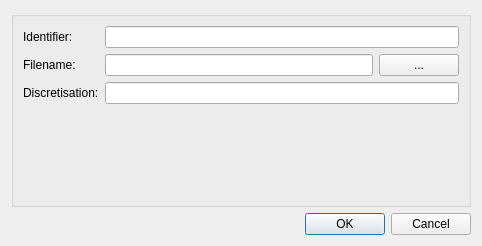
<?xml version="1.0" encoding="UTF-8"?>
<ui version="4.0">
 <class>Dialog</class>
 <widget class="QDialog" name="Dialog">
  <property name="geometry">
   <rect>
    <x>0</x>
    <y>0</y>
    <width>482</width>
    <height>246</height>
   </rect>
  </property>
  <property name="windowTitle">
   <string>Configure Export STL Surface Step</string>
  </property>
  <layout class="QGridLayout" name="gridLayout">
   <item row="0" column="0">
    <widget class="QGroupBox" name="configGroupBox">
     <property name="title">
      <string/>
     </property>
     <layout class="QFormLayout" name="formLayout">
      <item row="0" column="0">
       <widget class="QLabel" name="idLabel">
        <property name="text">
         <string>Identifier:  </string>
        </property>
       </widget>
      </item>
      <item row="0" column="1">
       <widget class="QLineEdit" name="idLineEdit"/>
      </item>
      <item row="1" column="0">
       <widget class="QLabel" name="fileLocLabel">
        <property name="text">
         <string>Filename:  </string>
        </property>
       </widget>
      </item>
      <item row="2" column="0">
       <widget class="QLabel" name="discLabel">
        <property name="text">
         <string>Discretisation:</string>
        </property>
       </widget>
      </item>
      <item row="2" column="1">
       <widget class="QLineEdit" name="discLineEdit"/>
      </item>
      <item row="1" column="1">
       <layout class="QHBoxLayout" name="horizontalLayout">
        <item>
         <widget class="QLineEdit" name="fileLocLineEdit"/>
        </item>
        <item>
         <widget class="QPushButton" name="fileLocButton">
          <property name="text">
           <string>...</string>
          </property>
         </widget>
        </item>
       </layout>
      </item>
     </layout>
    </widget>
   </item>
   <item row="1" column="0">
    <widget class="QDialogButtonBox" name="buttonBox">
     <property name="orientation">
      <enum>Qt::Horizontal</enum>
     </property>
     <property name="standardButtons">
      <set>QDialogButtonBox::Cancel|QDialogButtonBox::Ok</set>
     </property>
    </widget>
   </item>
  </layout>
 </widget>
 <tabstops>
  <tabstop>idLineEdit</tabstop>
  <tabstop>fileLocLineEdit</tabstop>
  <tabstop>fileLocButton</tabstop>
  <tabstop>discLineEdit</tabstop>
  <tabstop>buttonBox</tabstop>
 </tabstops>
 <resources/>
 <connections>
  <connection>
   <sender>buttonBox</sender>
   <signal>accepted()</signal>
   <receiver>Dialog</receiver>
   <slot>accept()</slot>
   <hints>
    <hint type="sourcelabel">
     <x>240</x>
     <y>223</y>
    </hint>
    <hint type="destinationlabel">
     <x>240</x>
     <y>122</y>
    </hint>
   </hints>
  </connection>
  <connection>
   <sender>buttonBox</sender>
   <signal>rejected()</signal>
   <receiver>Dialog</receiver>
   <slot>reject()</slot>
   <hints>
    <hint type="sourcelabel">
     <x>240</x>
     <y>223</y>
    </hint>
    <hint type="destinationlabel">
     <x>240</x>
     <y>122</y>
    </hint>
   </hints>
  </connection>
 </connections>
</ui>
